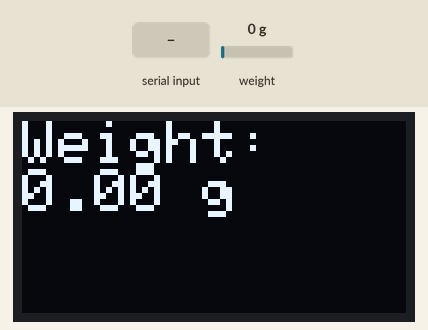
Simulated run of this sketch. Board: ESP32. Parts: 128×64 one-colour display. Inputs (shaded band) come from the test bench; at power-on: weight on the scale 0 g. WiFi joins after 1.5 s; servers stay silent unless stated; what the sketch prints to the serial monitor is not drawn.

Above: at 5.6 s.
5.7 s: weight on the scale set to 100 g
At 7.7 s:
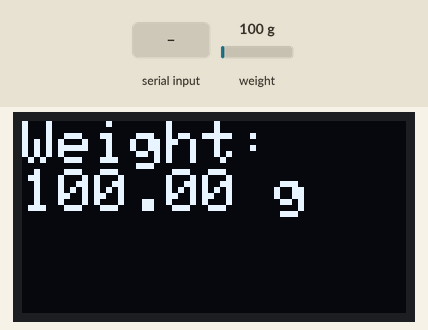
8.0 s: weight on the scale set to 1250 g
At 9.5 s:
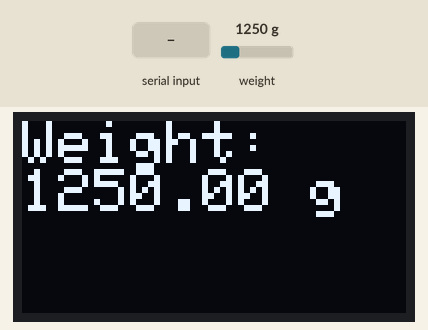
10.0 s: "t" received over Serial
At 11.0 s:
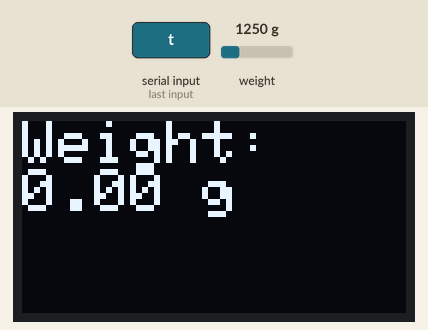
12.0 s: weight on the scale set to 3750 g
At 13.8 s:
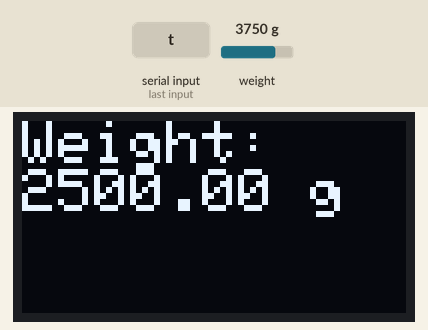
Timing chart, 0 to 15.0 s (numbered marks = the images above; inputs shaded):
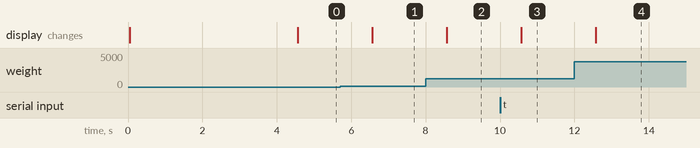

Measured:
- after the input at 5.7 s, the display: changes after 0.87 s (image 1)
- after the input at 8.0 s, the display: changes after 0.57 s (image 2)
- after the input at 10.0 s, the display: changes after 0.57 s (image 3)
- after the input at 12.0 s, the display: changes after 0.57 s (image 4)

The sketch:

weight_oled_Firebase.ino.ino
```cpp
#include <HX711_ADC.h>
#include <Wire.h>
#include <Adafruit_GFX.h>
#include <Adafruit_SSD1306.h>

#if defined(ESP8266) || defined(ESP32)
#include <EEPROM.h>
#include <WiFi.h>
#include <FirebaseESP32.h>
#endif

#define SCREEN_WIDTH 128 // OLED display width, in pixels
#define SCREEN_HEIGHT 64 // OLED display height, in pixels
#define OLED_RESET    -1 // Reset pin # (or -1 if sharing Arduino reset pin)
Adafruit_SSD1306 display(SCREEN_WIDTH, SCREEN_HEIGHT, &Wire, OLED_RESET);

// Pins
const int HX711_dout = 23; // MCU > HX711 dout pin D23
const int HX711_sck = 19; // MCU > HX711 sck pin D22

// HX711 constructor
HX711_ADC LoadCell(HX711_dout, HX711_sck);

// WiFi credentials
const char* ssid = "V2025";
const char* password = "123456789";

// Firebase credentials
#define FIREBASE_HOST "https://real-time-weight-28320-default-rtdb.asia-southeast1.firebasedatabase.app"
#define FIREBASE_AUTH "4ZNMnLQU5SoePhuWvkCmn9RrlAbgXokzHRjMWh2f"

// Firebase objects
FirebaseData firebaseData;
FirebaseAuth firebaseAuth;
FirebaseConfig firebaseConfig;

const int calVal_eepromAdress = 0;
unsigned long t = 0;

void setup() {
  Serial.begin(57600); delay(10);
  Serial.println();
  Serial.println("Starting...");

  // Initialize OLED
  if(!display.begin(SSD1306_SWITCHCAPVCC, 0x3C)) { // Address 0x3C for 128x64
    Serial.println(F("SSD1306 allocation failed"));
    for(;;);
  }

  // Connect to Wi-Fi
  WiFi.begin(ssid, password);
  Serial.print("Connecting to Wi-Fi");
  while (WiFi.status() != WL_CONNECTED) {
    delay(1000);
    Serial.print(".");
  }
  Serial.println();
  Serial.println("Connected to Wi-Fi");

  // Configure Firebase
  firebaseConfig.host = FIREBASE_HOST;
  firebaseConfig.signer.tokens.legacy_token = FIREBASE_AUTH;

  // Initialize Firebase
  Firebase.begin(&firebaseConfig, &firebaseAuth);
  Firebase.reconnectWiFi(true);

  float calibrationValue; // calibration value
  calibrationValue = 216.83; // uncomment this if you want to set this value in the sketch
#if defined(ESP8266) || defined(ESP32)
  //EEPROM.begin(512); // uncomment this if you use ESP8266 and want to fetch this value from eeprom
#endif
  //EEPROM.get(calVal_eepromAdress, calibrationValue); // uncomment this if you want to fetch this value from eeprom

  LoadCell.begin();
  //LoadCell.setReverseOutput();
  unsigned long stabilizingtime = 2000; // tare precision can be improved by adding a few seconds of stabilizing time
  boolean _tare = true; // set this to false if you don't want tare to be performed in the next step
  LoadCell.start(stabilizingtime, _tare);
  if (LoadCell.getTareTimeoutFlag()) {
    Serial.println("Timeout, check MCU>HX711 wiring and pin designations");
  } else {
    LoadCell.setCalFactor(calibrationValue); // set calibration factor (float)
    Serial.println("Startup is complete");
  }
  while (!LoadCell.update());
  Serial.print("Calibration value: ");
  Serial.println(LoadCell.getCalFactor());
  Serial.print("HX711 measured conversion time ms: ");
  Serial.println(LoadCell.getConversionTime());
  Serial.print("HX711 measured sampling rate HZ: ");
  Serial.println(LoadCell.getSPS());
  Serial.print("HX711 measured settling time ms: ");
  Serial.println(LoadCell.getSettlingTime());
  Serial.println("Note that the settling time may increase significantly if you use delay() in your sketch!");
  if (LoadCell.getSPS() < 7) {
    Serial.println("!!Sampling rate is lower than specification, check MCU>HX711 wiring and pin designations");
  } else if (LoadCell.getSPS() > 100) {
    Serial.println("!!Sampling rate is higher than specification, check MCU>HX711 wiring and pin designations");
  }

  // Clear the display buffer.
  display.clearDisplay();
}

void loop() {
  static boolean newDataReady = false;
  const unsigned long serialPrintInterval = 1000; // Interval for printing to Serial
  const unsigned long firebaseUpdateInterval = 2000; // Interval for sending data to Firebase
  const unsigned long oledUpdateInterval = 1000; // Interval for updating OLED display

  unsigned long currentMillis = millis();

  // Check for new data/start next conversion
  if (LoadCell.update()) {
    newDataReady = true;
  }

  // Get smoothed value from the dataset
  if (newDataReady && (currentMillis - t >= serialPrintInterval)) {
    float weight = LoadCell.getData();
    Serial.print("Load_cell output val: ");
    Serial.print(weight); // Print weight value
    Serial.println(" g"); // Print unit (gram)

    String weightWithUnit = String(weight) + " g";

    // Display weight value on OLED
    display.clearDisplay();
    display.setTextSize(2);      // Normal 1:1 pixel scale
    display.setTextColor(SSD1306_WHITE); // Draw white text
    display.setCursor(0,0);     // Start at top-left corner
    display.println("Weight:");
    display.println(weightWithUnit);
    display.display(); // Display text

    // Send weight value to Firebase
    if (Firebase.setString(firebaseData, "/weight", weightWithUnit)) {
      Serial.println("Data sent to Firebase successfully");
    } else {
      Serial.print("Failed to send data to Firebase: ");
      Serial.println(firebaseData.errorReason());
    }

    t = currentMillis; // Update the last sent time
  }

  // Receive command from serial terminal, send 't' to initiate tare operation
  if (Serial.available() > 0) {
    char inByte = Serial.read();
    if (inByte == 't') LoadCell.tareNoDelay();
  }

  // Check if last tare operation is complete
  if (LoadCell.getTareStatus()) {
    Serial.println("Tare complete");
  }
}
```
